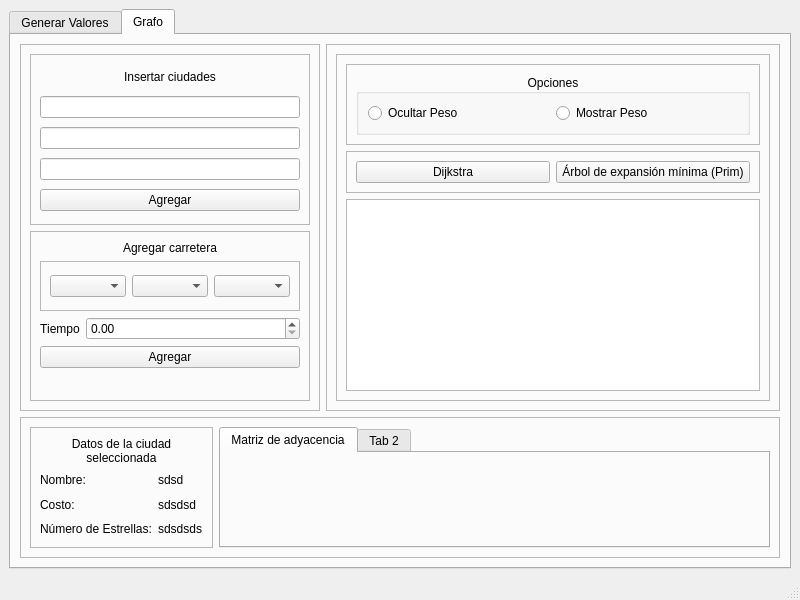
<?xml version="1.0" encoding="UTF-8"?>
<ui version="4.0">
 <class>MainWindow</class>
 <widget class="QMainWindow" name="MainWindow">
  <property name="geometry">
   <rect>
    <x>0</x>
    <y>0</y>
    <width>800</width>
    <height>600</height>
   </rect>
  </property>
  <property name="windowTitle">
   <string>MainWindow</string>
  </property>
  <widget class="QWidget" name="centralwidget">
   <layout class="QVBoxLayout" name="verticalLayout_7">
    <item>
     <widget class="QTabWidget" name="tabWidget">
      <property name="currentIndex">
       <number>1</number>
      </property>
      <widget class="QWidget" name="tab">
       <attribute name="title">
        <string>Generar Valores</string>
       </attribute>
      </widget>
      <widget class="QWidget" name="tab_2">
       <attribute name="title">
        <string>Grafo</string>
       </attribute>
       <layout class="QFormLayout" name="formLayout">
        <item row="0" column="0">
         <widget class="QFrame" name="frame">
          <property name="minimumSize">
           <size>
            <width>300</width>
            <height>300</height>
           </size>
          </property>
          <property name="maximumSize">
           <size>
            <width>500</width>
            <height>16777215</height>
           </size>
          </property>
          <property name="frameShape">
           <enum>QFrame::StyledPanel</enum>
          </property>
          <property name="frameShadow">
           <enum>QFrame::Raised</enum>
          </property>
          <layout class="QVBoxLayout" name="verticalLayout_2">
           <item>
            <widget class="QFrame" name="frame_3">
             <property name="minimumSize">
              <size>
               <width>0</width>
               <height>0</height>
              </size>
             </property>
             <property name="maximumSize">
              <size>
               <width>16777215</width>
               <height>200</height>
              </size>
             </property>
             <property name="frameShape">
              <enum>QFrame::StyledPanel</enum>
             </property>
             <property name="frameShadow">
              <enum>QFrame::Raised</enum>
             </property>
             <layout class="QVBoxLayout" name="verticalLayout_3">
              <item>
               <widget class="QLabel" name="label_3">
                <property name="maximumSize">
                 <size>
                  <width>16777215</width>
                  <height>20</height>
                 </size>
                </property>
                <property name="text">
                 <string>Insertar ciudades</string>
                </property>
                <property name="alignment">
                 <set>Qt::AlignCenter</set>
                </property>
               </widget>
              </item>
              <item>
               <widget class="QLineEdit" name="lineEdit_Nombre"/>
              </item>
              <item>
               <widget class="QLineEdit" name="lineEdit_Costo"/>
              </item>
              <item>
               <widget class="QLineEdit" name="lineEdit_NumeroEstrellas"/>
              </item>
              <item>
               <widget class="QPushButton" name="pushButton_AgregarCiudad">
                <property name="text">
                 <string>Agregar</string>
                </property>
               </widget>
              </item>
             </layout>
            </widget>
           </item>
           <item>
            <widget class="QFrame" name="frame_4">
             <property name="minimumSize">
              <size>
               <width>0</width>
               <height>0</height>
              </size>
             </property>
             <property name="frameShape">
              <enum>QFrame::StyledPanel</enum>
             </property>
             <property name="frameShadow">
              <enum>QFrame::Raised</enum>
             </property>
             <layout class="QFormLayout" name="formLayout_2">
              <item row="2" column="0">
               <widget class="QLabel" name="label_7">
                <property name="text">
                 <string>Tiempo</string>
                </property>
                <property name="alignment">
                 <set>Qt::AlignCenter</set>
                </property>
               </widget>
              </item>
              <item row="2" column="1">
               <widget class="QDoubleSpinBox" name="spbWeight"/>
              </item>
              <item row="4" column="0" colspan="2">
               <widget class="QPushButton" name="btnAddArista">
                <property name="text">
                 <string>Agregar</string>
                </property>
               </widget>
              </item>
              <item row="1" column="0" colspan="2">
               <widget class="QFrame" name="frame_2">
                <property name="minimumSize">
                 <size>
                  <width>0</width>
                  <height>50</height>
                 </size>
                </property>
                <property name="maximumSize">
                 <size>
                  <width>16777215</width>
                  <height>50</height>
                 </size>
                </property>
                <property name="frameShape">
                 <enum>QFrame::StyledPanel</enum>
                </property>
                <property name="frameShadow">
                 <enum>QFrame::Raised</enum>
                </property>
                <layout class="QHBoxLayout" name="horizontalLayout">
                 <item>
                  <widget class="QComboBox" name="cbFrom">
                   <property name="minimumSize">
                    <size>
                     <width>0</width>
                     <height>10</height>
                    </size>
                   </property>
                  </widget>
                 </item>
                 <item>
                  <widget class="QComboBox" name="cbOption">
                   <property name="minimumSize">
                    <size>
                     <width>0</width>
                     <height>10</height>
                    </size>
                   </property>
                  </widget>
                 </item>
                 <item>
                  <widget class="QComboBox" name="cbTo">
                   <property name="minimumSize">
                    <size>
                     <width>0</width>
                     <height>10</height>
                    </size>
                   </property>
                  </widget>
                 </item>
                </layout>
               </widget>
              </item>
              <item row="0" column="0" colspan="2">
               <widget class="QLabel" name="label_5">
                <property name="maximumSize">
                 <size>
                  <width>16777215</width>
                  <height>30</height>
                 </size>
                </property>
                <property name="text">
                 <string>Agregar carretera</string>
                </property>
                <property name="alignment">
                 <set>Qt::AlignCenter</set>
                </property>
               </widget>
              </item>
             </layout>
            </widget>
           </item>
          </layout>
         </widget>
        </item>
        <item row="0" column="1">
         <widget class="QFrame" name="frame_7">
          <property name="minimumSize">
           <size>
            <width>0</width>
            <height>300</height>
           </size>
          </property>
          <property name="frameShape">
           <enum>QFrame::StyledPanel</enum>
          </property>
          <property name="frameShadow">
           <enum>QFrame::Raised</enum>
          </property>
          <layout class="QHBoxLayout" name="horizontalLayout_3">
           <item>
            <widget class="QFrame" name="frame_5">
             <property name="frameShape">
              <enum>QFrame::StyledPanel</enum>
             </property>
             <property name="frameShadow">
              <enum>QFrame::Raised</enum>
             </property>
             <layout class="QVBoxLayout" name="verticalLayout_5">
              <item>
               <widget class="QFrame" name="frame_10">
                <property name="frameShape">
                 <enum>QFrame::StyledPanel</enum>
                </property>
                <property name="frameShadow">
                 <enum>QFrame::Raised</enum>
                </property>
                <layout class="QHBoxLayout" name="horizontalLayout_2">
                 <item>
                  <widget class="QGroupBox" name="groupBox">
                   <property name="title">
                    <string>Opciones</string>
                   </property>
                   <property name="alignment">
                    <set>Qt::AlignCenter</set>
                   </property>
                   <layout class="QHBoxLayout" name="horizontalLayout_5">
                    <item>
                     <widget class="QRadioButton" name="btnhideW">
                      <property name="text">
                       <string>Ocultar Peso</string>
                      </property>
                     </widget>
                    </item>
                    <item>
                     <widget class="QRadioButton" name="btnShowW">
                      <property name="text">
                       <string>Mostrar Peso</string>
                      </property>
                     </widget>
                    </item>
                   </layout>
                  </widget>
                 </item>
                </layout>
               </widget>
              </item>
              <item>
               <widget class="QFrame" name="frame_6">
                <property name="frameShape">
                 <enum>QFrame::StyledPanel</enum>
                </property>
                <property name="frameShadow">
                 <enum>QFrame::Raised</enum>
                </property>
                <layout class="QHBoxLayout" name="horizontalLayout_6">
                 <item>
                  <widget class="QPushButton" name="pushButton_2">
                   <property name="text">
                    <string>Dijkstra</string>
                   </property>
                  </widget>
                 </item>
                 <item>
                  <widget class="QPushButton" name="pushButton">
                   <property name="text">
                    <string>Árbol de expansión mínima (Prim)</string>
                   </property>
                  </widget>
                 </item>
                </layout>
               </widget>
              </item>
              <item>
               <widget class="QGraphicsView" name="graphicsView"/>
              </item>
             </layout>
            </widget>
           </item>
          </layout>
         </widget>
        </item>
        <item row="1" column="0" colspan="2">
         <widget class="QFrame" name="frame_9">
          <property name="minimumSize">
           <size>
            <width>0</width>
            <height>0</height>
           </size>
          </property>
          <property name="frameShape">
           <enum>QFrame::StyledPanel</enum>
          </property>
          <property name="frameShadow">
           <enum>QFrame::Raised</enum>
          </property>
          <layout class="QHBoxLayout" name="horizontalLayout_4">
           <item>
            <widget class="QFrame" name="frame_8">
             <property name="frameShape">
              <enum>QFrame::StyledPanel</enum>
             </property>
             <property name="frameShadow">
              <enum>QFrame::Raised</enum>
             </property>
             <layout class="QGridLayout" name="gridLayout">
              <item row="1" column="0">
               <widget class="QLabel" name="label_2">
                <property name="text">
                 <string>Nombre:</string>
                </property>
               </widget>
              </item>
              <item row="3" column="1">
               <widget class="QLabel" name="lblstars">
                <property name="text">
                 <string>sdsdsds</string>
                </property>
               </widget>
              </item>
              <item row="3" column="0">
               <widget class="QLabel" name="label_6">
                <property name="text">
                 <string>Número de Estrellas:</string>
                </property>
               </widget>
              </item>
              <item row="2" column="1">
               <widget class="QLabel" name="lblcost">
                <property name="text">
                 <string>sdsdsd</string>
                </property>
               </widget>
              </item>
              <item row="1" column="1">
               <widget class="QLabel" name="lblname">
                <property name="text">
                 <string>sdsd</string>
                </property>
               </widget>
              </item>
              <item row="2" column="0">
               <widget class="QLabel" name="label_4">
                <property name="text">
                 <string>Costo:</string>
                </property>
               </widget>
              </item>
              <item row="0" column="0" colspan="2">
               <widget class="QLabel" name="label">
                <property name="text">
                 <string>Datos de la ciudad seleccionada</string>
                </property>
                <property name="alignment">
                 <set>Qt::AlignCenter</set>
                </property>
                <property name="wordWrap">
                 <bool>true</bool>
                </property>
               </widget>
              </item>
             </layout>
            </widget>
           </item>
           <item>
            <widget class="QTabWidget" name="tabWidget_2">
             <property name="currentIndex">
              <number>0</number>
             </property>
             <widget class="QWidget" name="tab_3">
              <attribute name="title">
               <string>Matriz de adyacencia</string>
              </attribute>
             </widget>
             <widget class="QWidget" name="tab_4">
              <attribute name="title">
               <string>Tab 2</string>
              </attribute>
             </widget>
            </widget>
           </item>
          </layout>
         </widget>
        </item>
       </layout>
      </widget>
     </widget>
    </item>
   </layout>
  </widget>
  <widget class="QMenuBar" name="menubar">
   <property name="geometry">
    <rect>
     <x>0</x>
     <y>0</y>
     <width>800</width>
     <height>22</height>
    </rect>
   </property>
  </widget>
  <widget class="QStatusBar" name="statusbar"/>
 </widget>
 <resources/>
 <connections/>
</ui>
